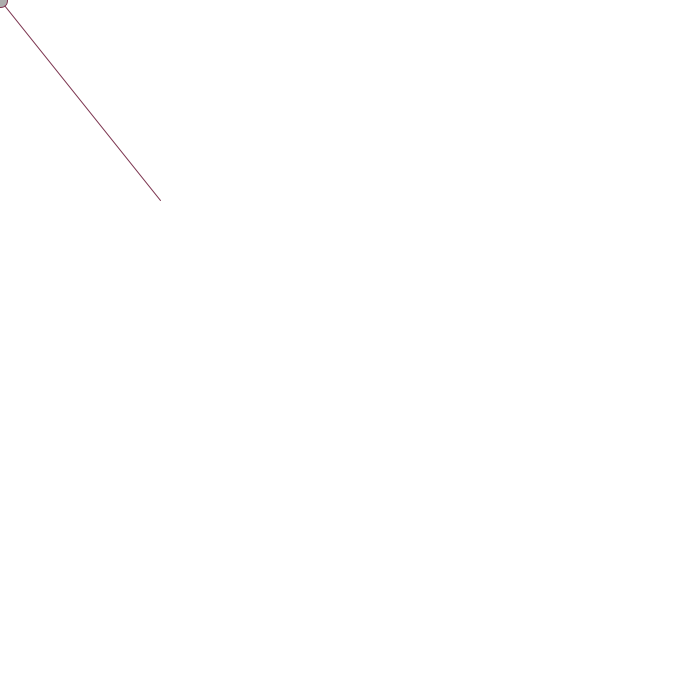
Frame 1 (no input)
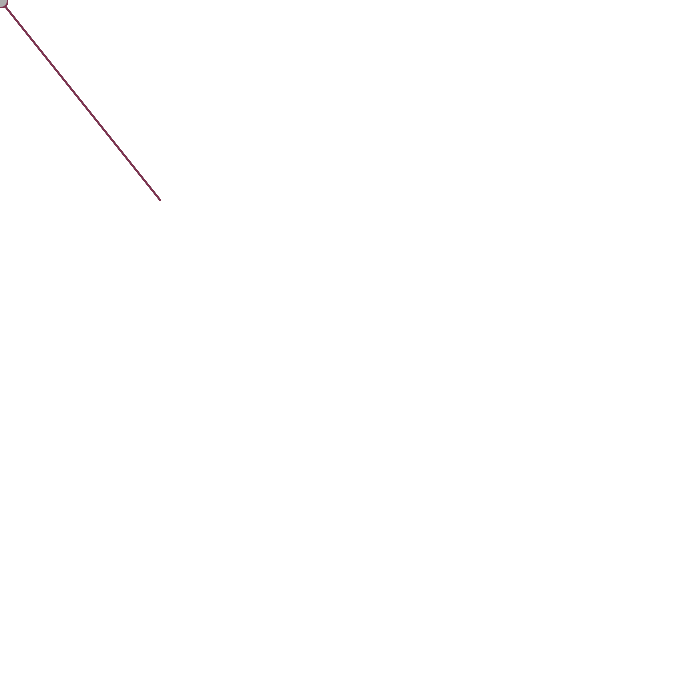
Frame 60 (the mouse pressed at the canvas centre just before this capture)
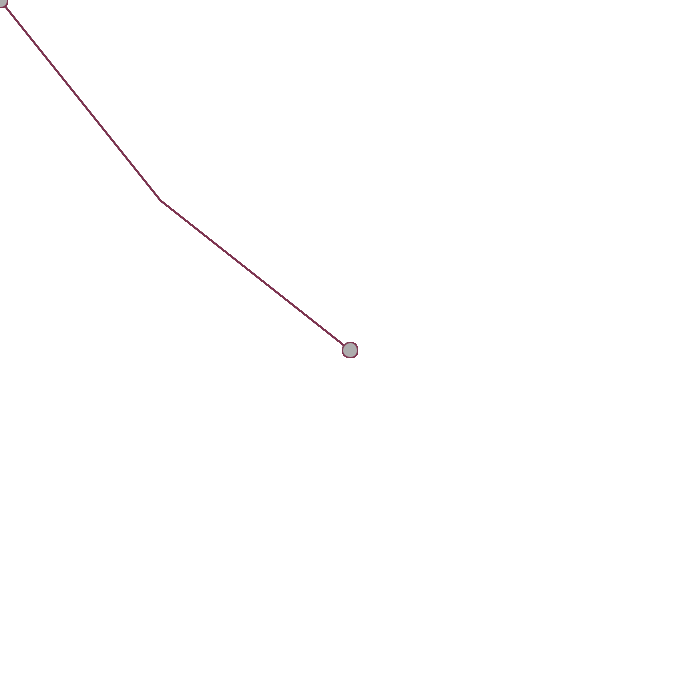
Frame 120 (the mouse held since frame 60 and released just before this capture)

The Processing sketch that drew these frames (run headless with seeded random() and noise(); from frame 60 on, the mouse is pressed at the canvas centre):

// Processing sketch: Week2_Day_2
// ── Week2_Day_2.pde
//create a variable
//int stores whole numbers
//set a value for the variable
int thickness = 1;

void setup() {
  size(700,700);
  background(255);
}

void draw() {
//line before ellipse creates multiple lines and dots
  fill(173);
  stroke(124, 52, 79);
  //line(mouseX, mouseY, pmouseX, pmouseY);
  line(mouseX, mouseY, 160, 200);
  ellipse(mouseX, mouseY, 15, 15);
}

void keyPressed() {
// prints out whatever key is pressed
//conditionl logic = if statements
  println(key);
// put 2 "=' for if statments  
// strings use ("") and keys use ('')
// depeding on the key pressed, the colors will change
  if (key == 'g') {
    strokeWeight(20);
    stroke(0, 255, 0);
  }
  if (key == 'r') {
    strokeWeight(20);
    stroke(200, 0, 0);
  }
  if (key == 'b') {
    strokeWeight(20);
    stroke(0, 0, 130);
  }
  
// up and down keys
// thickness = 1 + 1
//thickness below 0 will cause a crash
//strokeWeight increaes with each key press
  if (keyCode == UP) {
    thickness = thickness + 1;
    strokeWeight(thickness);
    println("thickness:", thickness);
  }
  if (keyCode == DOWN) {
    thickness = thickness - 1;
    strokeWeight(thickness);
    println("thickness:", thickness);
  }
  
  if (keyCode == LEFT) {
    thickness = thickness - thickness;
    strokeWeight(thickness);
    println("thickness:", thickness);
  }
 
//mousePressed occurs when the mouse is clicked
//mouseDragged occurs when the mouse is being moved
//void mouseDragged() {
  //line(mouseX, mouseY, pmouseX, pmouseY);
  //ellipse(mouseX, mouseY, 15, 15);
}
